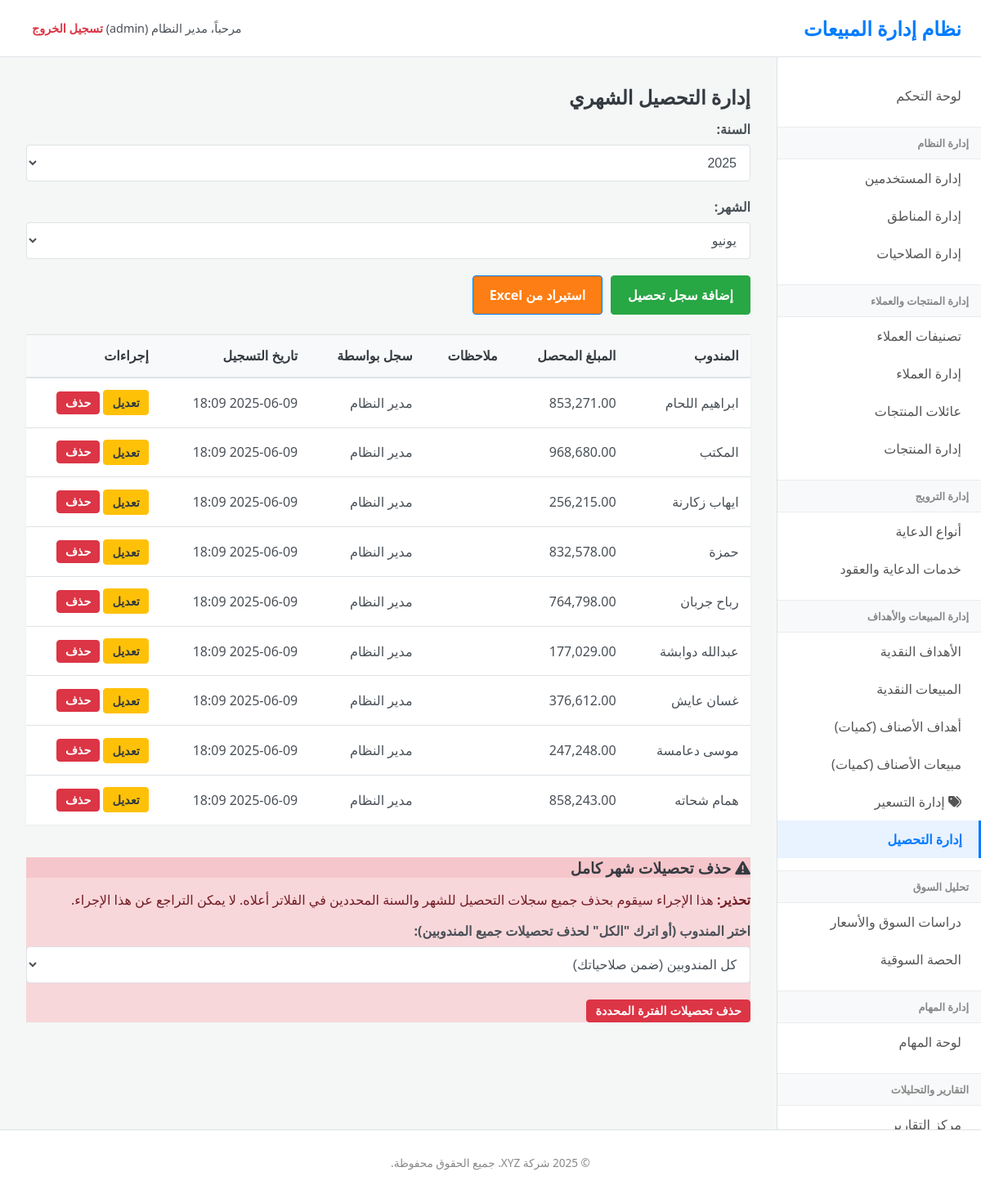
The app's page /index.php?page=collections (signed in) with its own data.
### tables this page shows
CREATE TABLE IF NOT EXISTS `monthly_collections` (
  `collection_id` int NOT NULL AUTO_INCREMENT,
  `representative_id` int NOT NULL,
  `year` year NOT NULL,
  `month` tinyint NOT NULL,
  `collection_amount` decimal(15,2) NOT NULL,
  `notes` text,
  `recorded_by_user_id` int DEFAULT NULL,
  `recorded_at` timestamp NULL DEFAULT CURRENT_TIMESTAMP,
  PRIMARY KEY (`collection_id`),
  UNIQUE KEY `rep_year_month_collection` (`representative_id`,`year`,`month`),
  KEY `recorded_by_user_id` (`recorded_by_user_id`)
);

CREATE TABLE IF NOT EXISTS `users` (
  `user_id` int NOT NULL AUTO_INCREMENT,
  `username` varchar(50) NOT NULL,
  `password_hash` varchar(255) NOT NULL,
  `full_name` varchar(100) NOT NULL,
  `role` enum('admin','supervisor','representative','promoter') NOT NULL,
  `region_id` int DEFAULT NULL,
  `supervisor_id` int DEFAULT NULL,
  `is_active` tinyint(1) DEFAULT '1',
  `created_at` timestamp NULL DEFAULT CURRENT_TIMESTAMP,
  `updated_at` timestamp NULL DEFAULT CURRENT_TIMESTAMP ON UPDATE CURRENT_TIMESTAMP,
  PRIMARY KEY (`user_id`),
  UNIQUE KEY `username` (`username`),
  KEY `region_id` (`region_id`),
  KEY `supervisor_id` (`supervisor_id`)
);

### controllers/collections.php (called while the page is built, shortened)
<?php
$page_title = "إدارة التحصيل الشهري";
$action = $_GET['action'] ?? 'list';
$filter_year = $_GET['year'] ?? date('Y');
$filter_month = $_GET['month'] ?? date('n');
switch ($action) {
    case 'list':
    default:
        $sql = "SELECT mc.*, u.full_name as representative_name, rec.full_name as recorder_name
                FROM monthly_collections mc
                JOIN users u ON mc.representative_id = u.user_id
                LEFT JOIN users rec ON mc.recorded_by_user_id = rec.user_id
                WHERE mc.year = ? AND mc.month = ?";
        $params = [$filter_year, $filter_month];
        $sql .= " ORDER BY u.full_name";
        $stmt = $pdo->prepare($sql);
        $stmt->execute($params);
        $collections = $stmt->fetchAll();
        break;
}
include 'views/layout.php';

### views/collections/list.php (the view, shortened to what this page needs)
<h2><?php echo htmlspecialchars($page_title); ?></h2>
<?php include __DIR__ . '/_filters.php';  ?>
<div class="actions-bar">
    <a href="index.php?page=collections&action=add&year=<?php echo $filter_year; ?>&month=<?php echo $filter_month; ?>" class="button-link add-btn">إضافة سجل تحصيل</a>
    <a href="index.php?page=collections&action=import" class="button-link" style="background-color:#fd7e14;">استيراد من Excel</a>
</div>
<div class="table-container">
    <table>
        <thead>
            <tr>
                <th>المندوب</th>
                <th>المبلغ المحصل</th>
                <th>ملاحظات</th>
                <th>سجل بواسطة</th>
                <th>تاريخ التسجيل</th>
                <th>إجراءات</th>
            </tr>
        </thead>
        <tbody>
            <?php foreach($collections as $item): ?>
            <tr>
                <td><?php echo htmlspecialchars($item['representative_name']); ?></td>
                <td><?php echo number_format($item['collection_amount'], 2); ?></td>
                <td><?php echo nl2br(htmlspecialchars($item['notes'] ?? '')); ?></td>
                <td><?php echo htmlspecialchars($item['recorder_name'] ?? 'N/A'); ?></td>
                <td><?php echo date('Y-m-d H:i', strtotime($item['recorded_at'])); ?></td>
                <td>
                    <a href="index.php?page=collections&action=edit&id=<?php echo $item['collection_id']; ?>" class="button-link edit-btn">تعديل</a>
                    <form action="actions/collection_delete.php" method="POST" onsubmit="return confirm('هل أنت متأكد؟');" style="display:inline;">
                        <button type="submit" class="button-link delete-btn">حذف</button>
                    </form>
                </td>
            </tr>
            <?php endforeach; ?>
        </tbody>
    </table>
</div>
<div class="card danger-zone" style="margin-top: 40px;">
    <div class="card-header">
        <h3><i class="fas fa-exclamation-triangle"></i> حذف تحصيلات شهر كامل</h3>
    </div>
    <div class="card-body">
        <p><strong>تحذير:</strong> هذا الإجراء سيقوم بحذف جميع سجلات التحصيل للشهر والسنة المحددين في الفلاتر أعلاه. لا يمكن التراجع عن هذا الإجراء.</p>
        <form action="actions/collection_delete_monthly.php" method="POST" onsubmit="return confirm('هل أنت متأكد تمامًا من رغبتك في حذف جميع سجلات التحصيل لهذه الفترة؟ هذا الإجراء نهائي ولا يمكن التراجع عنه.');">
            <div class="form-row">
                <div class="form-group">
                    <label for="delete_rep_id">اختر المندوب (أو اترك "الكل" لحذف تحصيلات جميع المندوبين):</label>
                    <select name="representative_id" id="delete_rep_id">
                        <option value="all">كل المندوبين (ضمن صلاحياتك)</option>
                    </select>
                </div>
                <div class="form-group">
                    <button type="submit" class="button-link delete-btn">حذف تحصيلات الفترة المحددة</button>
                </div>
            </div>
        </form>
    </div>
</div>

### records on screen
monthly_collections: representative.full_name "ابراهيم اللحام", collection_amount "853,271.00", recorded_by_user.full_name "مدير النظام", recorded_at "2025-06-09 18:09"
monthly_collections: representative.full_name "المكتب", collection_amount "968,680.00", recorded_by_user.full_name "مدير النظام", recorded_at "2025-06-09 18:09"
monthly_collections: representative.full_name "ايهاب زكارنة", collection_amount "256,215.00", recorded_by_user.full_name "مدير النظام", recorded_at "2025-06-09 18:09"
monthly_collections: representative.full_name "حمزة", collection_amount "832,578.00", recorded_by_user.full_name "مدير النظام", recorded_at "2025-06-09 18:09"
monthly_collections: representative.full_name "رباح جربان", collection_amount "764,798.00", recorded_by_user.full_name "مدير النظام", recorded_at "2025-06-09 18:09"
monthly_collections: representative.full_name "عبدالله دوابشة", collection_amount "177,029.00", recorded_by_user.full_name "مدير النظام", recorded_at "2025-06-09 18:09"
monthly_collections: representative.full_name "غسان عايش", collection_amount "376,612.00", recorded_by_user.full_name "مدير النظام", recorded_at "2025-06-09 18:09"
monthly_collections: representative.full_name "موسى دعامسة", collection_amount "247,248.00", recorded_by_user.full_name "مدير النظام", recorded_at "2025-06-09 18:09"
monthly_collections: representative.full_name "همام شحاته", collection_amount "858,243.00", recorded_by_user.full_name "مدير النظام", recorded_at "2025-06-09 18:09"

### other values on screen
$_SESSION['full_name'] "مدير النظام"
$_SESSION['user_role'] "admin"
$page_title "إدارة التحصيل الشهري"
form field year "2025"
form field month "يونيو"
